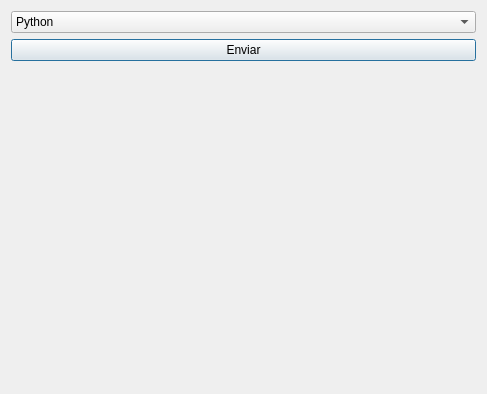
<?xml version="1.0" encoding="UTF-8"?>
<ui version="4.0">
 <class>Dialog</class>
 <widget class="QDialog" name="Dialog">
  <property name="geometry">
   <rect>
    <x>0</x>
    <y>0</y>
    <width>487</width>
    <height>394</height>
   </rect>
  </property>
  <property name="windowTitle">
   <string>Dialog</string>
  </property>
  <layout class="QGridLayout" name="gridLayout">
   <item row="0" column="0">
    <layout class="QVBoxLayout" name="verticalLayout">
     <item>
      <widget class="QComboBox" name="Lenguaje">
       <item>
        <property name="text">
         <string>Python</string>
        </property>
       </item>
       <item>
        <property name="text">
         <string>PHP</string>
        </property>
       </item>
       <item>
        <property name="text">
         <string>Perl</string>
        </property>
       </item>
       <item>
        <property name="text">
         <string>C++</string>
        </property>
       </item>
      </widget>
     </item>
     <item>
      <widget class="QPushButton" name="Boton">
       <property name="text">
        <string>Enviar</string>
       </property>
      </widget>
     </item>
     <item>
      <widget class="QLabel" name="label_Lenguaje">
       <property name="text">
        <string/>
       </property>
      </widget>
     </item>
    </layout>
   </item>
  </layout>
 </widget>
 <resources/>
 <connections/>
</ui>
